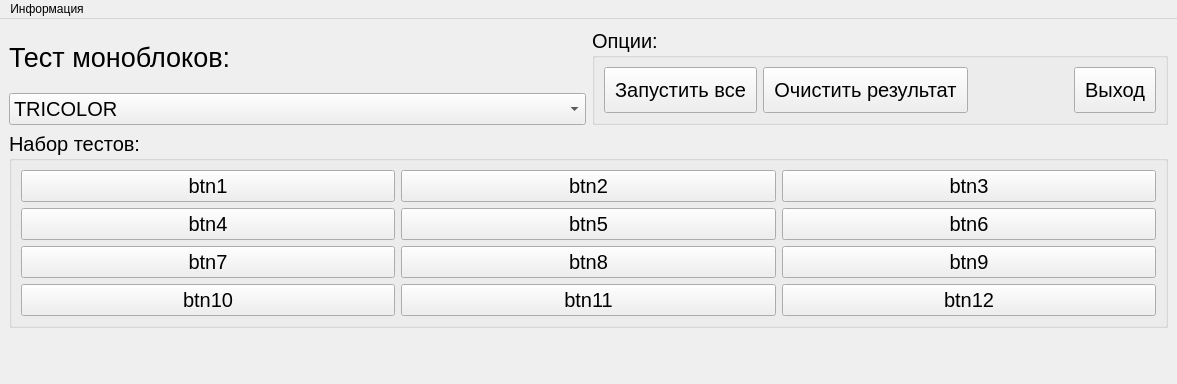
<?xml version="1.0" encoding="UTF-8"?>
<ui version="4.0">
 <class>MainWindow</class>
 <widget class="QMainWindow" name="MainWindow">
  <property name="geometry">
   <rect>
    <x>0</x>
    <y>0</y>
    <width>1177</width>
    <height>384</height>
   </rect>
  </property>
  <property name="minimumSize">
   <size>
    <width>719</width>
    <height>297</height>
   </size>
  </property>
  <property name="windowTitle">
   <string>MainWindow</string>
  </property>
  <property name="windowIcon">
   <iconset resource="res.qrc">
    <normaloff>:/res/images/logo.ico</normaloff>:/res/images/logo.ico</iconset>
  </property>
  <property name="iconSize">
   <size>
    <width>30</width>
    <height>30</height>
   </size>
  </property>
  <widget class="QWidget" name="centralwidget">
   <layout class="QVBoxLayout" name="verticalLayout_6">
    <item>
     <layout class="QVBoxLayout" name="verticalLayout_5" stretch="0,1">
      <item>
       <layout class="QHBoxLayout" name="horizontalLayout_3">
        <item>
         <layout class="QVBoxLayout" name="verticalLayout_2">
          <item>
           <layout class="QHBoxLayout" name="horizontalLayout">
            <item>
             <widget class="QLabel" name="label_monoblock_config_name">
              <property name="font">
               <font>
                <pointsize>20</pointsize>
               </font>
              </property>
              <property name="text">
               <string>Тест моноблоков:</string>
              </property>
             </widget>
            </item>
            <item>
             <spacer name="horizontalSpacer_2">
              <property name="orientation">
               <enum>Qt::Orientation::Horizontal</enum>
              </property>
              <property name="sizeHint" stdset="0">
               <size>
                <width>40</width>
                <height>20</height>
               </size>
              </property>
             </spacer>
            </item>
           </layout>
          </item>
          <item>
           <widget class="QComboBox" name="comboBox_config_get">
            <property name="font">
             <font>
              <pointsize>15</pointsize>
             </font>
            </property>
            <item>
             <property name="text">
              <string>TRICOLOR</string>
             </property>
            </item>
           </widget>
          </item>
         </layout>
        </item>
        <item>
         <widget class="QGroupBox" name="groupBox_2">
          <property name="font">
           <font>
            <pointsize>15</pointsize>
           </font>
          </property>
          <property name="title">
           <string>Опции:</string>
          </property>
          <layout class="QVBoxLayout" name="verticalLayout">
           <item>
            <layout class="QHBoxLayout" name="horizontalLayout_2">
             <item>
              <widget class="QPushButton" name="pushButton_launchall">
               <property name="font">
                <font>
                 <pointsize>15</pointsize>
                </font>
               </property>
               <property name="styleSheet">
                <string notr="true">padding:10px</string>
               </property>
               <property name="text">
                <string>Запустить все</string>
               </property>
              </widget>
             </item>
             <item>
              <widget class="QPushButton" name="pushButton_clear">
               <property name="font">
                <font>
                 <pointsize>15</pointsize>
                </font>
               </property>
               <property name="styleSheet">
                <string notr="true">padding:10px</string>
               </property>
               <property name="text">
                <string>Очистить результат</string>
               </property>
              </widget>
             </item>
             <item>
              <spacer name="horizontalSpacer">
               <property name="orientation">
                <enum>Qt::Orientation::Horizontal</enum>
               </property>
               <property name="sizeHint" stdset="0">
                <size>
                 <width>40</width>
                 <height>20</height>
                </size>
               </property>
              </spacer>
             </item>
             <item>
              <widget class="QPushButton" name="pushButton_exit">
               <property name="font">
                <font>
                 <pointsize>15</pointsize>
                </font>
               </property>
               <property name="styleSheet">
                <string notr="true">padding:10px</string>
               </property>
               <property name="text">
                <string>Выход</string>
               </property>
              </widget>
             </item>
            </layout>
           </item>
          </layout>
         </widget>
        </item>
       </layout>
      </item>
      <item>
       <layout class="QVBoxLayout" name="verticalLayout_4">
        <item>
         <widget class="QGroupBox" name="groupBox">
          <property name="font">
           <font>
            <pointsize>15</pointsize>
           </font>
          </property>
          <property name="title">
           <string>Набор тестов:</string>
          </property>
          <layout class="QVBoxLayout" name="verticalLayout_3">
           <item>
            <layout class="QGridLayout" name="gridLayout">
             <item row="0" column="0">
              <widget class="QPushButton" name="pushButton_btn1">
               <property name="text">
                <string>btn1</string>
               </property>
              </widget>
             </item>
             <item row="0" column="1">
              <widget class="QPushButton" name="pushButton_btn2">
               <property name="text">
                <string>btn2</string>
               </property>
              </widget>
             </item>
             <item row="0" column="2">
              <widget class="QPushButton" name="pushButton_btn3">
               <property name="text">
                <string>btn3</string>
               </property>
              </widget>
             </item>
             <item row="1" column="0">
              <widget class="QPushButton" name="pushButton_btn4">
               <property name="text">
                <string>btn4</string>
               </property>
              </widget>
             </item>
             <item row="1" column="1">
              <widget class="QPushButton" name="pushButton_btn5">
               <property name="text">
                <string>btn5</string>
               </property>
              </widget>
             </item>
             <item row="1" column="2">
              <widget class="QPushButton" name="pushButton_btn6">
               <property name="text">
                <string>btn6</string>
               </property>
              </widget>
             </item>
             <item row="2" column="0">
              <widget class="QPushButton" name="pushButton_btn7">
               <property name="text">
                <string>btn7</string>
               </property>
              </widget>
             </item>
             <item row="2" column="1">
              <widget class="QPushButton" name="pushButton_btn8">
               <property name="text">
                <string>btn8</string>
               </property>
              </widget>
             </item>
             <item row="2" column="2">
              <widget class="QPushButton" name="pushButton_btn9">
               <property name="text">
                <string>btn9</string>
               </property>
              </widget>
             </item>
             <item row="3" column="0">
              <widget class="QPushButton" name="pushButton_btn10">
               <property name="text">
                <string>btn10</string>
               </property>
              </widget>
             </item>
             <item row="3" column="1">
              <widget class="QPushButton" name="pushButton_btn11">
               <property name="text">
                <string>btn11</string>
               </property>
              </widget>
             </item>
             <item row="3" column="2">
              <widget class="QPushButton" name="pushButton_btn12">
               <property name="text">
                <string>btn12</string>
               </property>
              </widget>
             </item>
            </layout>
           </item>
          </layout>
         </widget>
        </item>
        <item>
         <spacer name="verticalSpacer_2">
          <property name="orientation">
           <enum>Qt::Orientation::Vertical</enum>
          </property>
          <property name="sizeHint" stdset="0">
           <size>
            <width>20</width>
            <height>40</height>
           </size>
          </property>
         </spacer>
        </item>
       </layout>
      </item>
     </layout>
    </item>
   </layout>
  </widget>
  <widget class="QMenuBar" name="menubar">
   <property name="geometry">
    <rect>
     <x>0</x>
     <y>0</y>
     <width>1177</width>
     <height>22</height>
    </rect>
   </property>
   <widget class="QMenu" name="menu_info">
    <property name="title">
     <string>Информация</string>
    </property>
    <addaction name="action_info"/>
   </widget>
   <addaction name="menu_info"/>
  </widget>
  <action name="action_info">
   <property name="text">
    <string>О программе</string>
   </property>
  </action>
 </widget>
 <resources>
  <include location="res.qrc"/>
 </resources>
 <connections/>
</ui>
